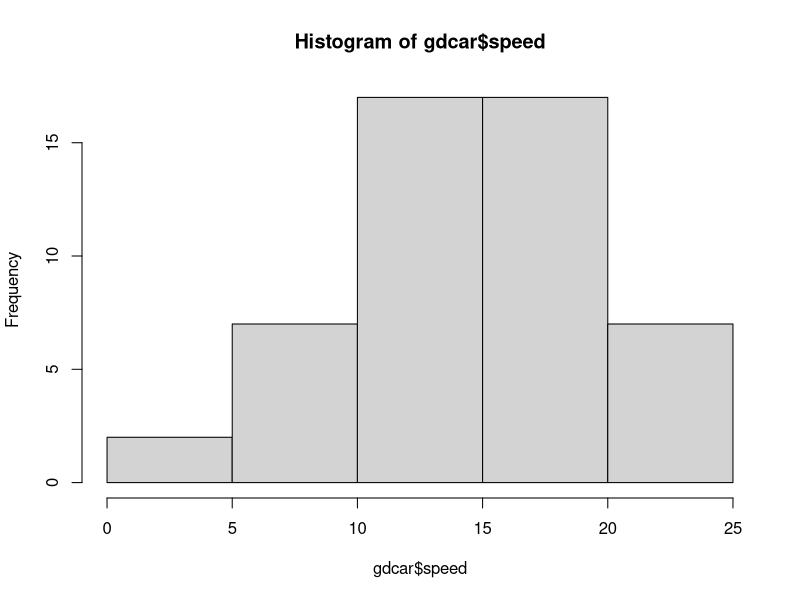
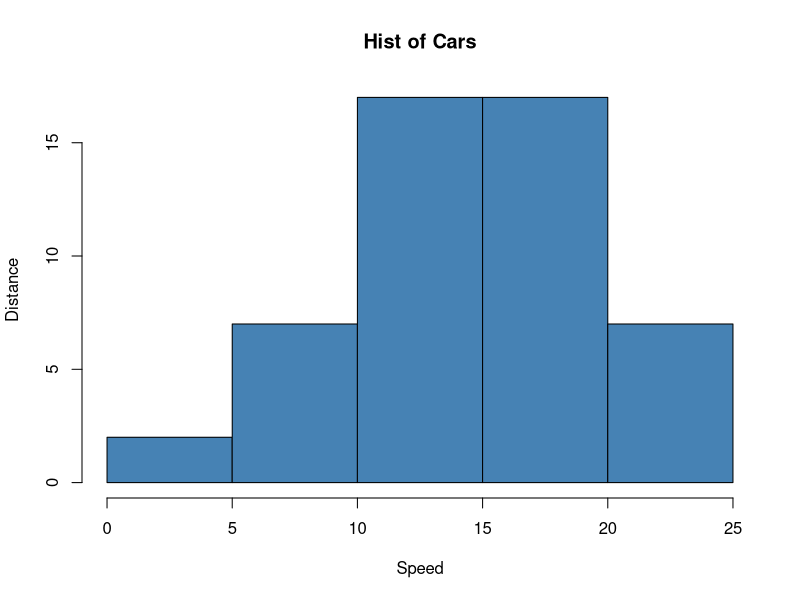
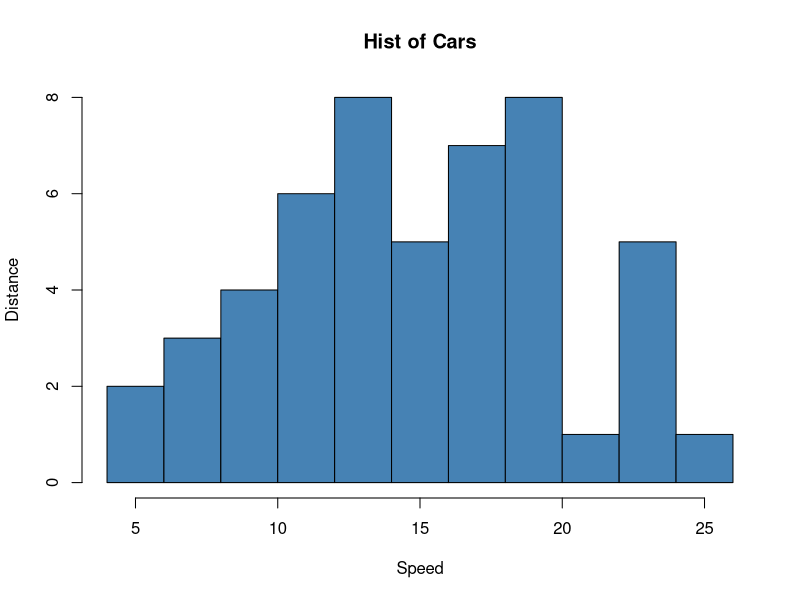
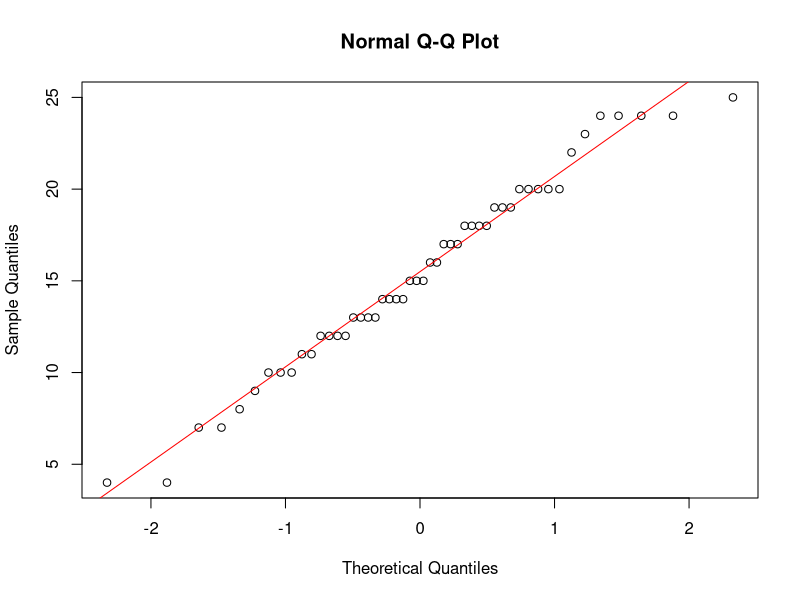
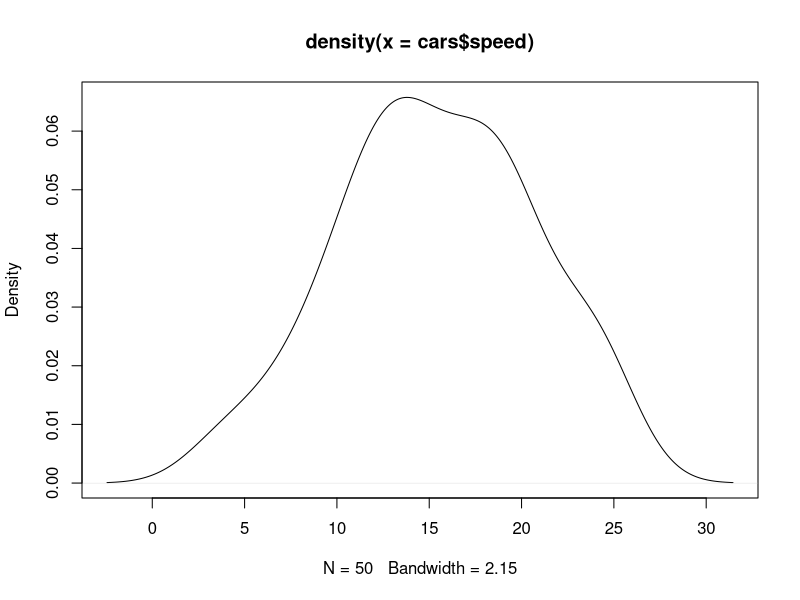
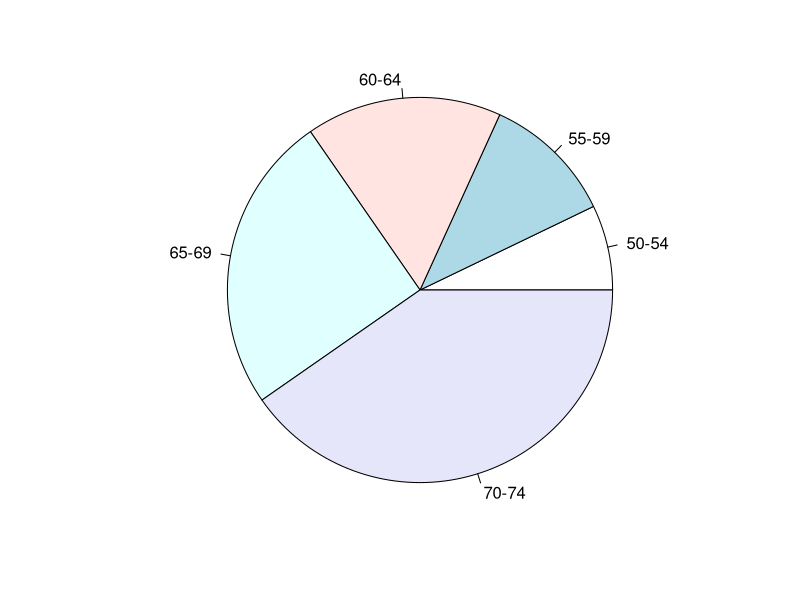
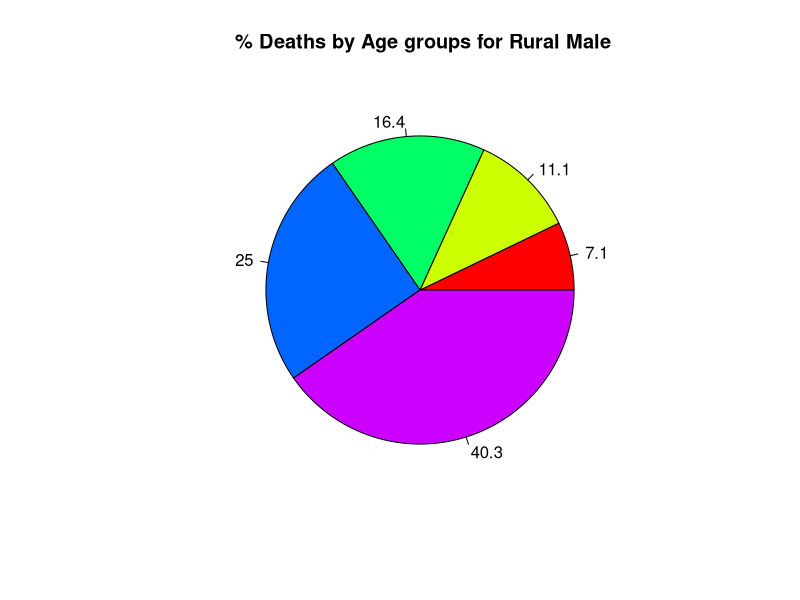
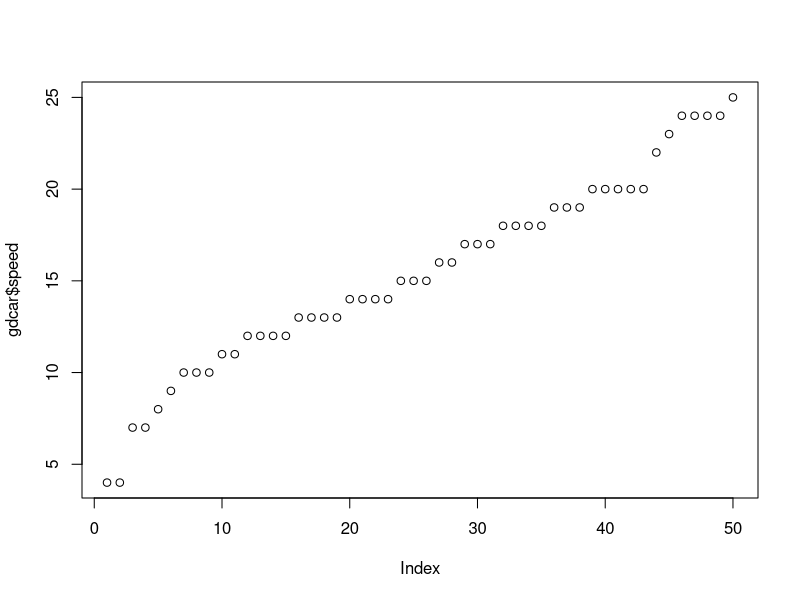

Recreate these plots in R, in order.
gdcar <- as.data.frame(cars)
hist(gdcar$speed)

hist(gdcar$speed, main="Hist of Cars", xlab = "Speed", ylab = "Distance", col="steelblue")
hist(gdcar$speed, main="Hist of Cars", xlab = "Speed", ylab = "Distance", col="steelblue", breaks = 10)
#breaks shows total numbers of bar+1 (1 for range from 0-x)

#using breaks shows different bargraph which is not bell-shaped, so hist is not good tool to analyze

#recommended qqnorm
qqnorm(gdcar$speed)

qqline(gdcar$speed, col="red")

dens <- density(cars$speed)
plot(dens)
#tentative bell-shape, not actual bell-shape

gd <- as.data.frame(VADeaths)
#pie chart
pie(gd$`Rural Male`, labels = rownames(gd), radius = 1)

gd$piepercent <- round(100*gd$`Rural Male`/sum(gd$`Rural Male`), 1)

pie(gd$`Rural Male`, labels = gd$piepercent, 
    main = " % Deaths by Age groups for Rural Male", 
    col= rainbow(length(gd$`Rural Male`))
    )


plot(gdcar$speed)
plot(gdcar$speed, type="o")


boxplot(mpg~cyl, data=mtcars)

boxplot(mpg~gear, data=mtcars, xlab="Gear Number", ylab = "Miles per Gallon", main = "Mileage Data")
qqnorm(mtcars$mpg)
qqline(mtcars$mpg)

